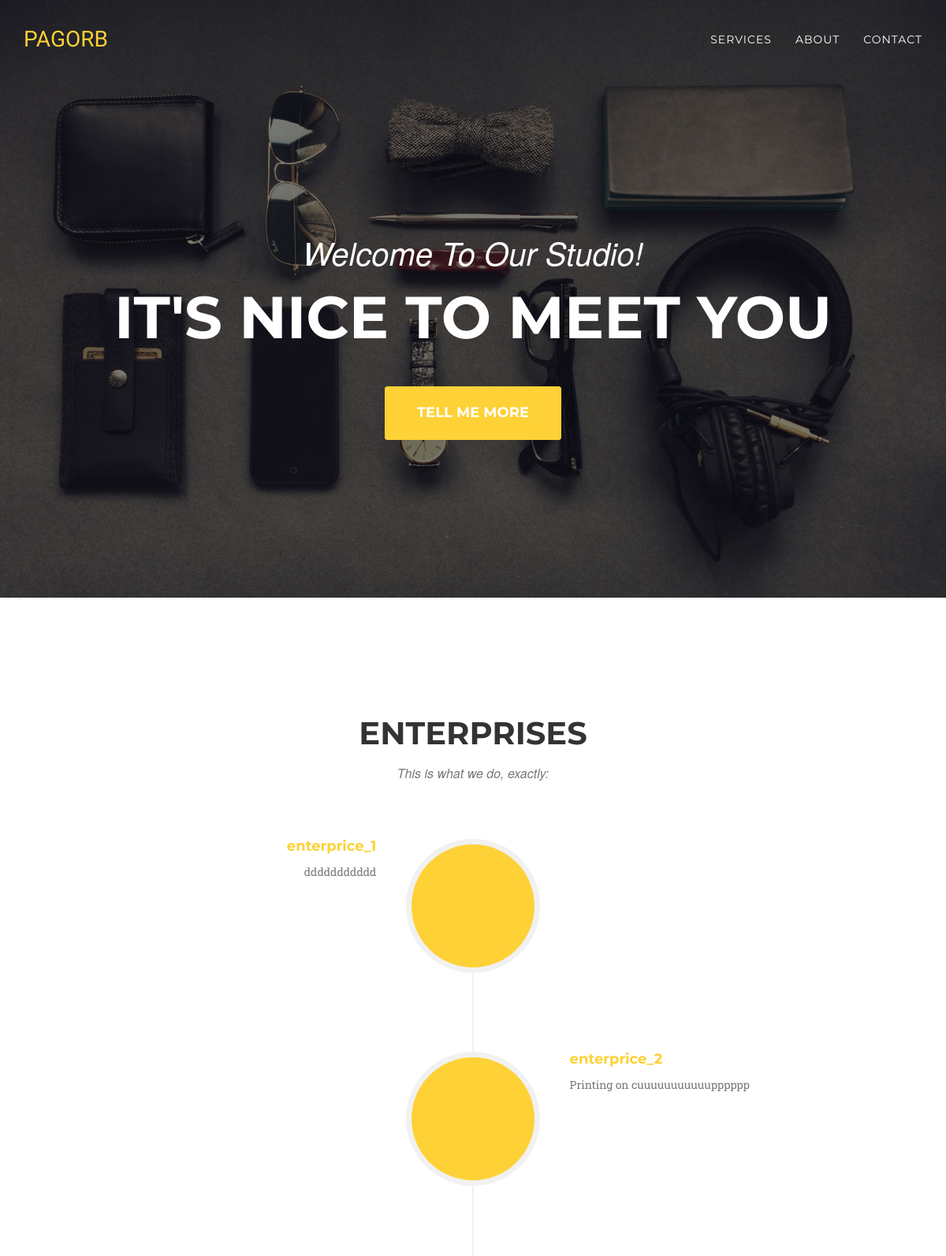
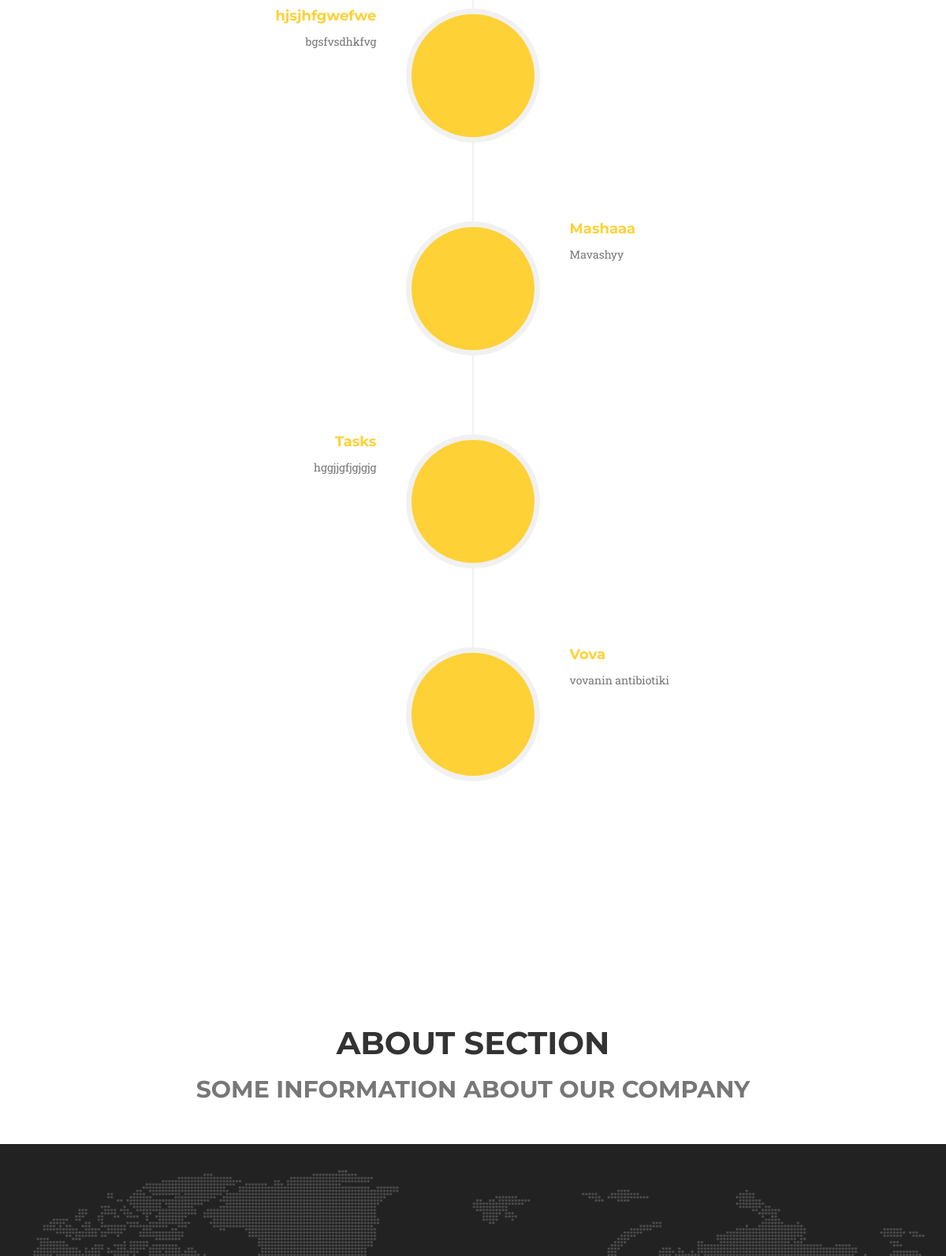
The page / (upper part) on the database its author committed (2 pictures, top to bottom).
### service/models.py (models this page shows, shortened)
class Enterprise(models.Model):
    name = models.CharField(max_length=200)
    description = models.CharField(max_length=500)

### pagorb/views.py (the view)
# urls.py: 2. Add a URL to urlpatterns:  url(r'^$', views.home, name='home')
def home(request):
    enterprise_list = Enterprise.objects.all()
    form = MessageForm(request.GET)
    if request.method == 'POST':
        form = MessageForm(request.POST)
        if form.is_valid():
            form.send()
            return redirect('home')
    context = {
        'enterprise_list': enterprise_list,
        'form': form,
               }
    return render(request, 'home.html', context)

### templates/home.html (shortened to what this page needs)
{% extends "base.html" %}
{% block navbar %}
 <nav class="navbar navbar-default navbar-fixed-top ">
        <div class="container">
            <div class="navbar-header page-scroll">
                <a class="navbar-brand page-scroll" href="#page-top">PAGORB</a>
            </div>
            <div class="collapse navbar-collapse" id="bs-example-navbar-collapse-1">
                <ul class="nav navbar-nav navbar-right">
                    <li>
                        <a class="page-scroll" href="#services">Services</a>
                    </li>
                    <li>
                        <a class="page-scroll" href="#about">About</a>
                    </li>
                    <li>
                        <a class="page-scroll" href="#contact">Contact</a>
                    </li>
                </ul>
            </div>
        </div>
    </nav>
{% endblock %}
{% block header %}
 <header>
        <div class="container">
            <div class="intro-text">
                <div class="intro-lead-in">Welcome To Our Studio!</div>
                <div class="intro-heading">It's Nice To Meet You</div>
                <a href="#services" class="page-scroll btn btn-xl">Tell Me More</a>
            </div>
        </div>
 </header>
{% endblock %}
{% block service %}
    <section id="services">
         <div class="container">
            <div class="row">
                <div class="col-lg-12 text-center">
                    <h2 class="section-heading">Enterprises</h2>
                    <h3 class="section-subheading text-muted">This is what we do, exactly:</h3>
                </div>
            </div>
            <div class="row">
                <div class="col-lg-12">
                    <ul class="timeline">
                        {% for i in enterprise_list %}
                            <li class="{% if forloop.counter|divisibleby:'2' %}timeline-inverted{% endif %}">
                            <div class="timeline-image">
                            </div>
                            <div class="timeline-panel">
                                <div class="timeline-heading">
                                    <h4 class="subheading"><a href="{% url 'enterprise' i.id %}">{{ i.name }}</a></h4>
                                </div>
                                <div class="timeline-body">
                                    <p class="text-muted">{{ i.description }}</p>
                                </div>
                            </div>
                        </li>
                        {% endfor %}
                    </ul>
                </div>
            </div>
        </div>
    </section>
{% endblock %}
{% block about %}
    <section id="about">
        <div class="col-lg-12 text-center">
            <h2 class="section-heading">About section</h2>
            <h2 class="text-muted" >Some information about our company</h2>
        </div>
    </section>
{% endblock %}
{% block contact %}
    <section id="contact">
    </section>
{% endblock %}

### rows shown on the page
Enterprise: name "enterprice_1", description "ddddddddddd"
Enterprise: name "enterprice_2", description "Printing on cuuuuuuuuuuupppppp"
Enterprise: name "hjsjhfgwefwe", description "bgsfvsdhkfvg"
Enterprise: name "Mashaaa", description "Mavashyy"
Enterprise: name "Tasks", description "hggjjgfjgjgjg"
Enterprise: name "Vova", description "vovanin antibiotiki"
